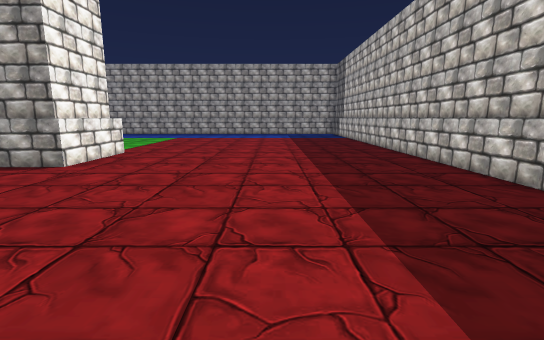
view 1 (above)

16 first-person views from a walk through a scene from a Unity 3-D project. The camera is 1.2 m above the floor, tilts 10° down and sees 85° across. The floor is counted in squares, 1 m on a side. Each view is taken from the middle of a square. On the plan, view 1 faces up. The plan holds only what a view shows up to about 13 squares ahead; the rest is blank. The player character is not drawn.

view 2
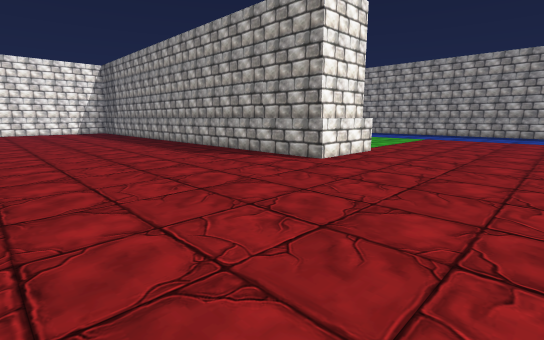

view 3
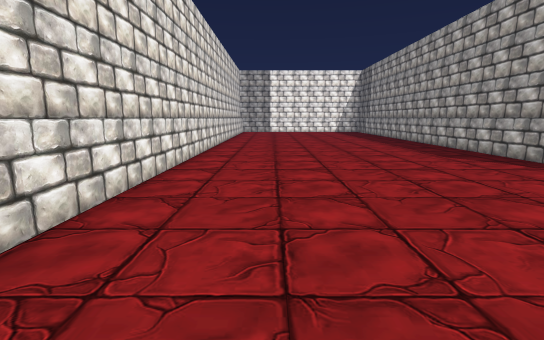

view 4
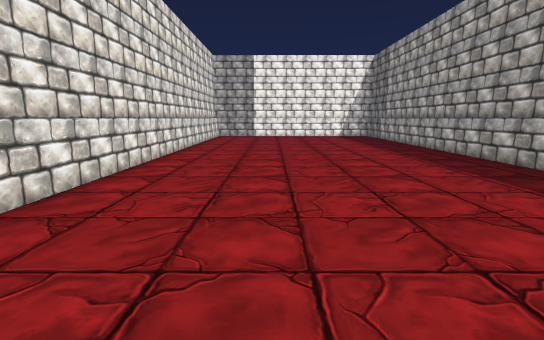

view 5
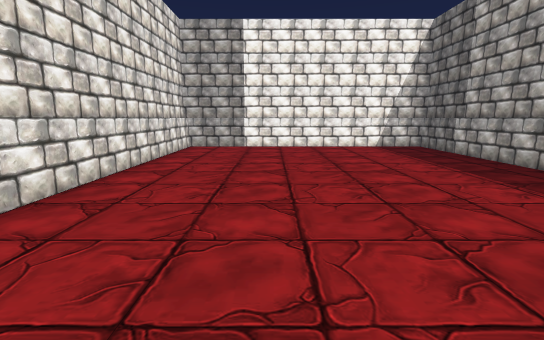

view 6
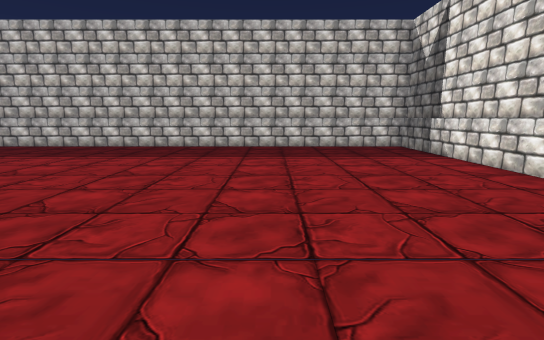

view 7
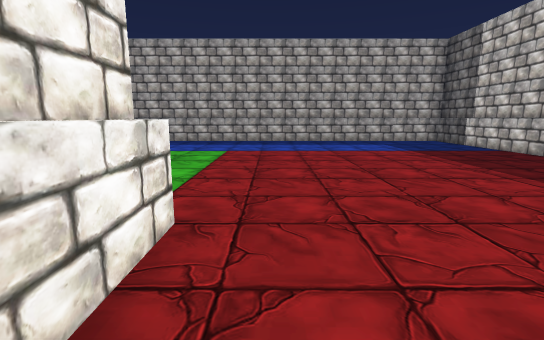

view 8
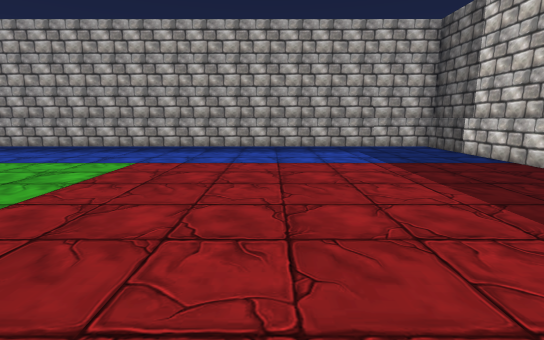

view 9
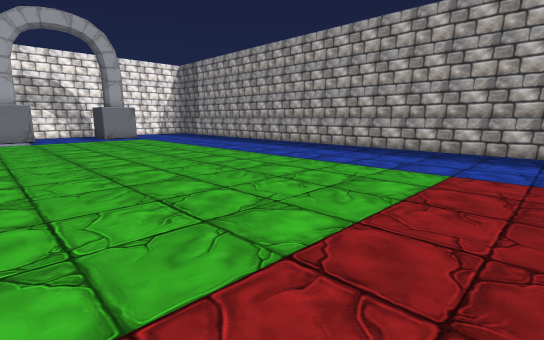

view 10
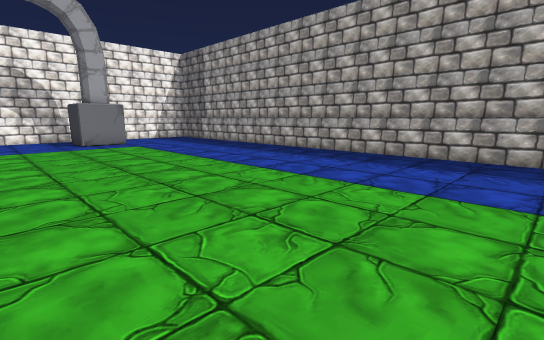

view 11
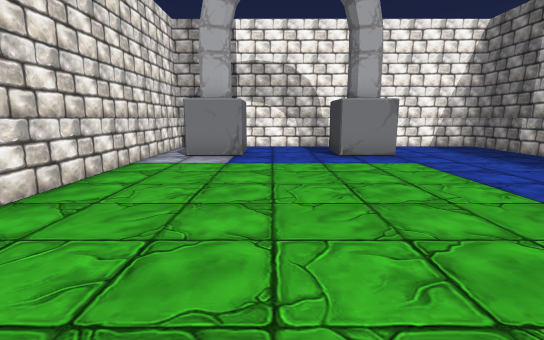

view 12
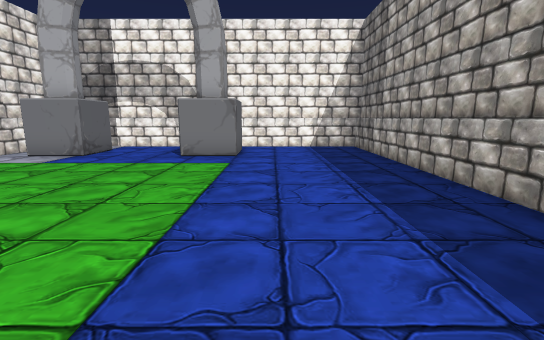

view 13
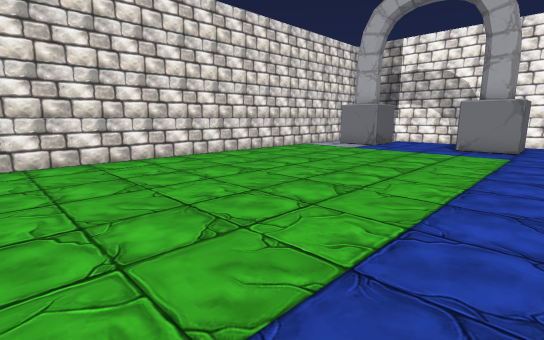

view 14
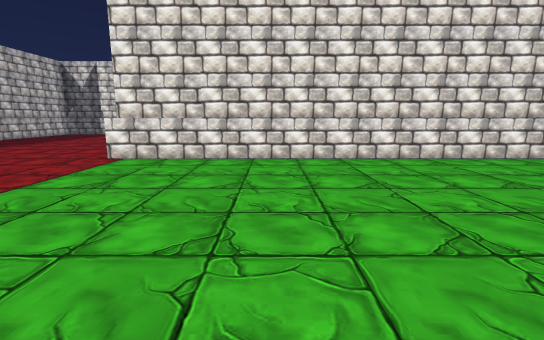

view 15
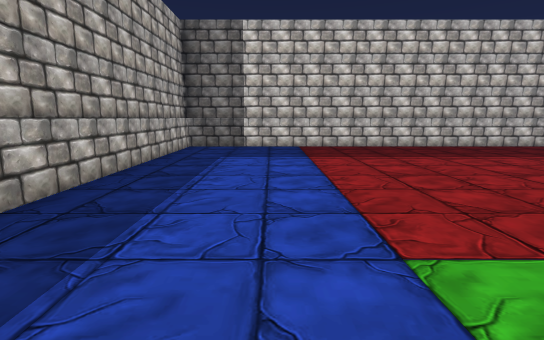

view 16
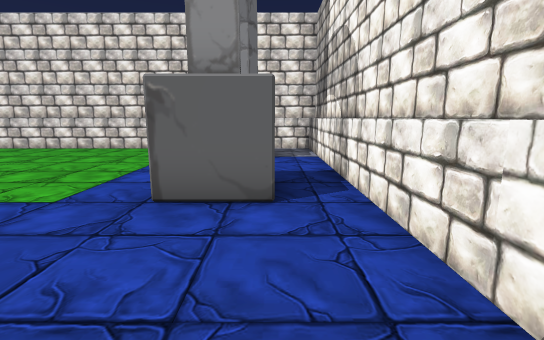

### Floor plan
Points are (right, up) in squares from view 1. A wall is a line through its corners. A room is listed if a view was taken in it or the views show most of it. See-through windows are left out.
Room 1 (views 1, 2, 3, 4, 5, 6, 7, 8, 9, 10, 11, 12, 13, 14, 15, 16)
walls: (-5.1, 10.3) (-5.1, 7.2) (-25.4, 7.2) (-25.4, -2.4) (4.5, -2.4) (4.5, 22.5) (-25.4, 22.5) (-25.4, 10.3) (-5.1, 10.3); (-20.1, 7.5) (-25.7, 7.5) (-25.7, -2.7) (-2.9, -2.7); (-25.7, 11.1) (-25.7, 10) (-5.4, 10) (-5.4, 7.5) (-19.2, 7.5); (-1.7, -2.7) (4.8, -2.7) (4.8, 22.7) (-25.7, 22.7) (-25.7, 11.5)
glass walls: (-24, 13.1) (-22.3, 13.1) (-22.3, 11.2); (-24, 17.9) (-22.3, 17.9) (-22.3, 16.1) (-24, 16.1)

Positions as (right, up) in squares from view 1, and headings:
1: (0, 0), facing up
2: (0, 0), facing up-left
3: (0, 0), facing left
4: (-6, 1), facing left
5: (-13, 1), facing left
6: (-8, 3), facing right
7: (-4, 7), facing up
8: (-2, 10), facing up
9: (-4, 11), facing up-left
10: (-8, 13), facing up-left
11: (-13, 14), facing left
12: (-13, 19), facing left
13: (-10, 19), facing down-left
14: (-10, 19), facing down
15: (-8, 19), facing right
16: (-24, 22), facing down
